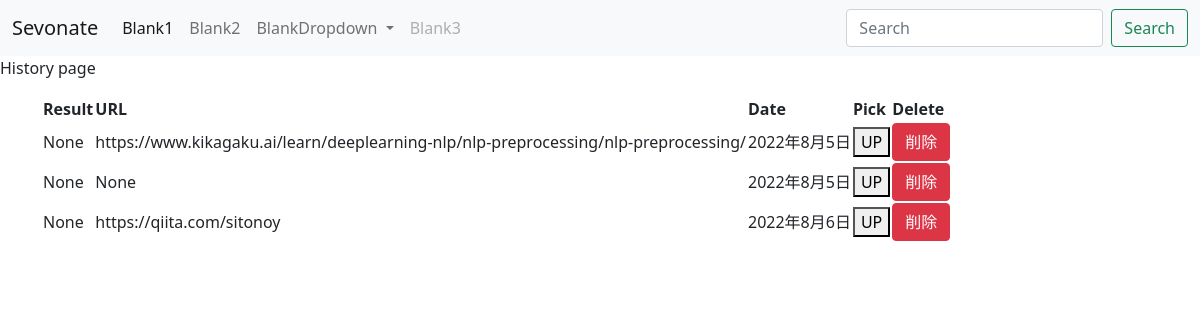
The page /history/ on the database its author committed.
### urlsearchapp/models.py (models this page shows)
class Searchlist(models.Model):
    result = models.CharField(max_length=200, blank=True, null=True)
    URL = models.CharField(max_length=200, blank=True, null=True)
    registered_date = models.DateField(default=timezone.now)
    proba = models.FloatField(default=0.0)

### urlsearchapp/views.py (the view)
# urls.py: path('history/', views.history, name='history'),
def history(request):
    Inputlist = Searchlist.objects.all
    return render(request, 'urlsearchapp/history.html', {'Inputlist': Inputlist})

### templates/urlsearchapp/history.html (shortened to what this page needs)
{% extends "urlsearchapp/base.html"%}
{% block content %}
  <main>
    <p>History page</p>
    <div class = "container" id ="app">
        <table  style="border-collapse: collapse", cellspacing="20">
          <tr>
              <th>Result</th>
              <th>URL</th>
              <th>Date</th>
              <th>Pick</th>
              <th>Delete</th>
          </tr>
          {% for list in Inputlist %}
          <tr>
              <td>{{ list.result }}</td>
              <td>{{ list.URL }}</td>
              <td>{{ list.registered_date}}</td>
              <td>
                <button type='button' :class='btnType' @click='changeBtnColor'>
                  UP
                </button>
              </td>
              <td>
                <a href="{% url 'delete' list.pk %}">
                  <button type='submit' class="btn btn-danger" value="削除">削除</button>
                </a>
              </td>
          </tr>
          {% endfor %}
        </table>
    </div>
  </main>
{% endblock %}

### templates/urlsearchapp/base.html (shortened to what this page needs)
{% load static %}
<!DOCTYPE html>
<html lang="ja">
<head>
  <link href="https://cdn.jsdelivr.net/npm/bootstrap@5.0.2/dist/css/bootstrap.min.css" rel="stylesheet">
  <link href="{% static 'css/style.css' %}" rel="stylesheet">
</head>
<body>
  <header>
    <nav class="navbar navbar-expand-lg navbar-light bg-light">
      <div class="container-fluid">
        <a class="navbar-brand" href="{% url 'index' %}">Sevonate</a>
        <div class="collapse navbar-collapse" id="navbarScroll">
          <ul class="navbar-nav me-auto my-2 my-lg-0 navbar-nav-scroll" style="--bs-scroll-height: 100px;">
            <li class="nav-item">
              <a class="nav-link active" aria-current="page" href="#">Blank1</a>
            </li>
            <li class="nav-item">
              <a class="nav-link" href="#">Blank2</a>
            </li>
            <li class="nav-item dropdown">
              <a class="nav-link dropdown-toggle" href="#" id="navbarScrollingDropdown" role="button" data-bs-toggle="dropdown" aria-expanded="false">
                BlankDropdown
              </a>
            </li>
            <li class="nav-item">
              <a class="nav-link disabled" href="#" tabindex="-1" aria-disabled="true">Blank3</a>
            </li>
          </ul>
          <form class="d-flex">
            <input class="form-control me-2" type="search" placeholder="Search" aria-label="Search">
            <button class="btn btn-outline-success" type="submit">Search</button>
          </form>
        </div>
      </div>
    </nav>
  </header>
  {% block content %}{% endblock %}
</html>

### static/css/style.css (style rules this page uses)
body { margin: 0px; }
header { background-color: cornflowerblue; color: white; }

### rows shown on the page
Searchlist: result "None", URL "https://www.kikagaku.ai/learn/deeplearning-nlp/nlp-preprocessing/nlp-preprocessing/", registered_date "2022年8月5日"
Searchlist: result "None", URL "None", registered_date "2022年8月5日"
Searchlist: result "None", URL "https://qiita.com/sitonoy", registered_date "2022年8月6日"
